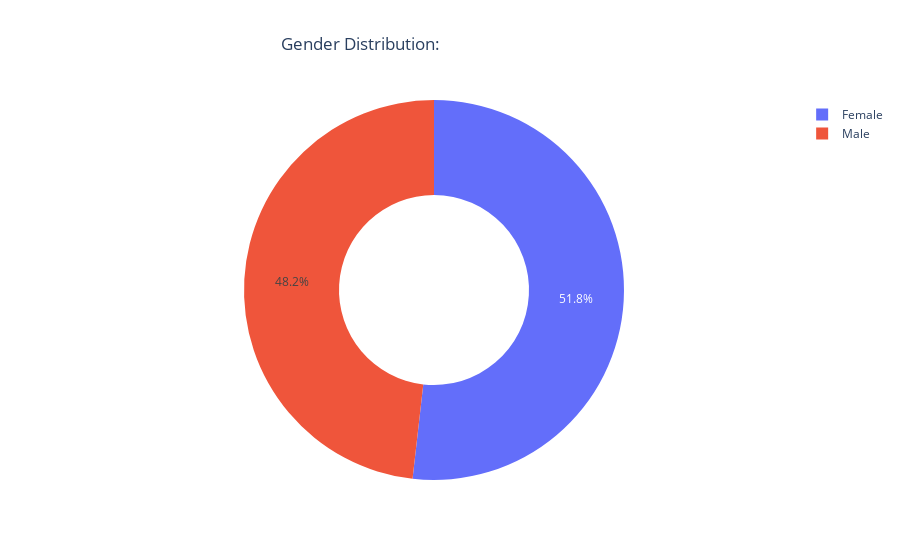

The code cell stored with this chart in its notebook:
### Code cell
gen = df.Gender.value_counts().reset_index(name='Count')

fig = go.Figure(data=[go.Pie(labels=gen.Gender, values=gen.Count, hole=.5)])
fig.update_layout(
    title_text="Gender Distribution:",
    title_x=.4)
fig.show()

### Figure 1 — Plotly figure (JSON) as saved in the notebook; plotly's stock layout.template omitted (floating-point values rounded to 4 significant figures)
{"data": [{"hole": 0.5, "labels": ["Female", "Male"], "type": "pie", "values": [518, 482]}], "layout": {"title": {"text": "Gender Distribution:", "x": 0.4}}}
